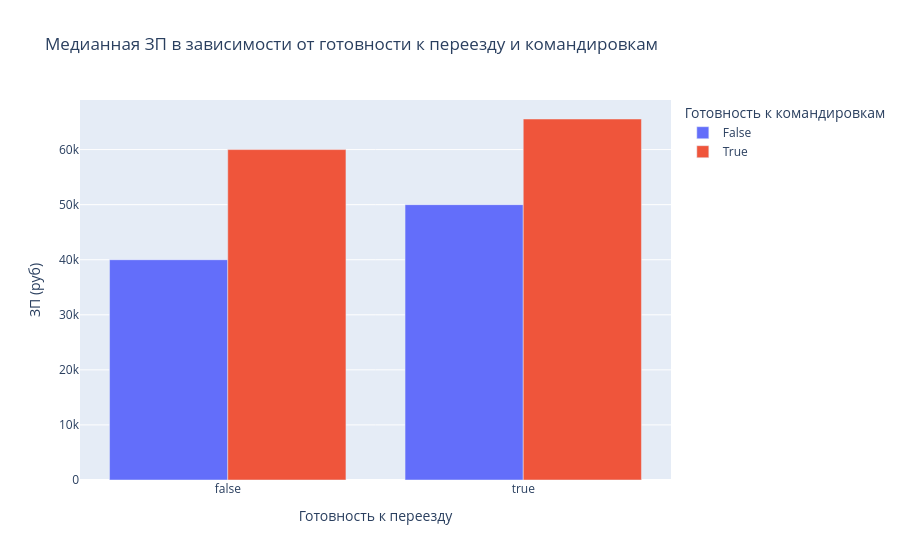

The cell this chart's notebook holds for it:
### Markdown cell above
6. Постройте **многоуровневую столбчатую диаграмму**, которая показывает зависимость медианной заработной платы (**"ЗП (руб)"**) от признаков **"Готовность к переезду"** и **"Готовность к командировкам"**. Проанализируйте график, сравнив уровень заработной платы в категориях.

### Code cell
trip_reloc = hh_data[mask].groupby(['Готовность к переезду', 'Готовность к командировкам'])['ЗП (руб)'].median().reset_index()

fig = px.bar(
    trip_reloc,
    x='Готовность к переезду',
    y='ЗП (руб)',
    color='Готовность к командировкам',
    barmode='group',
    title='Медианная ЗП в зависимости от готовности к переезду и командировкам'
)
fig.show()

### Figure 1 — Plotly figure (JSON) as saved in the notebook; plotly's stock layout.template omitted (floating-point values rounded to 4 significant figures)
{"data": [{"alignmentgroup": "True", "hovertemplate": "Готовность к командировкам=False<br>Готовность к переезду=%{x}<br>ЗП (руб)=%{y}<extra></extra>", "legendgroup": "False", "marker": {"color": "#636efa", "pattern": {"shape": ""}}, "name": "False", "offsetgroup": "False", "orientation": "v", "showlegend": true, "textposition": "auto", "type": "bar", "x": [false, true], "xaxis": "x", "y": [40000.0, 50000.0], "yaxis": "y"}, {"alignmentgroup": "True", "hovertemplate": "Готовность к командировкам=True<br>Готовность к переезду=%{x}<br>ЗП (руб)=%{y}<extra></extra>", "legendgroup": "True", "marker": {"color": "#EF553B", "pattern": {"shape": ""}}, "name": "True", "offsetgroup": "True", "orientation": "v", "showlegend": true, "textposition": "auto", "type": "bar", "x": [false, true], "xaxis": "x", "y": [60000.0, 65550.0], "yaxis": "y"}], "layout": {"barmode": "group", "legend": {"title": {"text": "Готовность к командировкам"}, "tracegroupgap": 0}, "title": {"text": "Медианная ЗП в зависимости от готовности к переезду и командировкам"}, "xaxis": {"anchor": "y", "domain": [0, 1], "title": {"text": "Готовность к переезду"}}, "yaxis": {"anchor": "x", "domain": [0, 1], "title": {"text": "ЗП (руб)"}}}}
